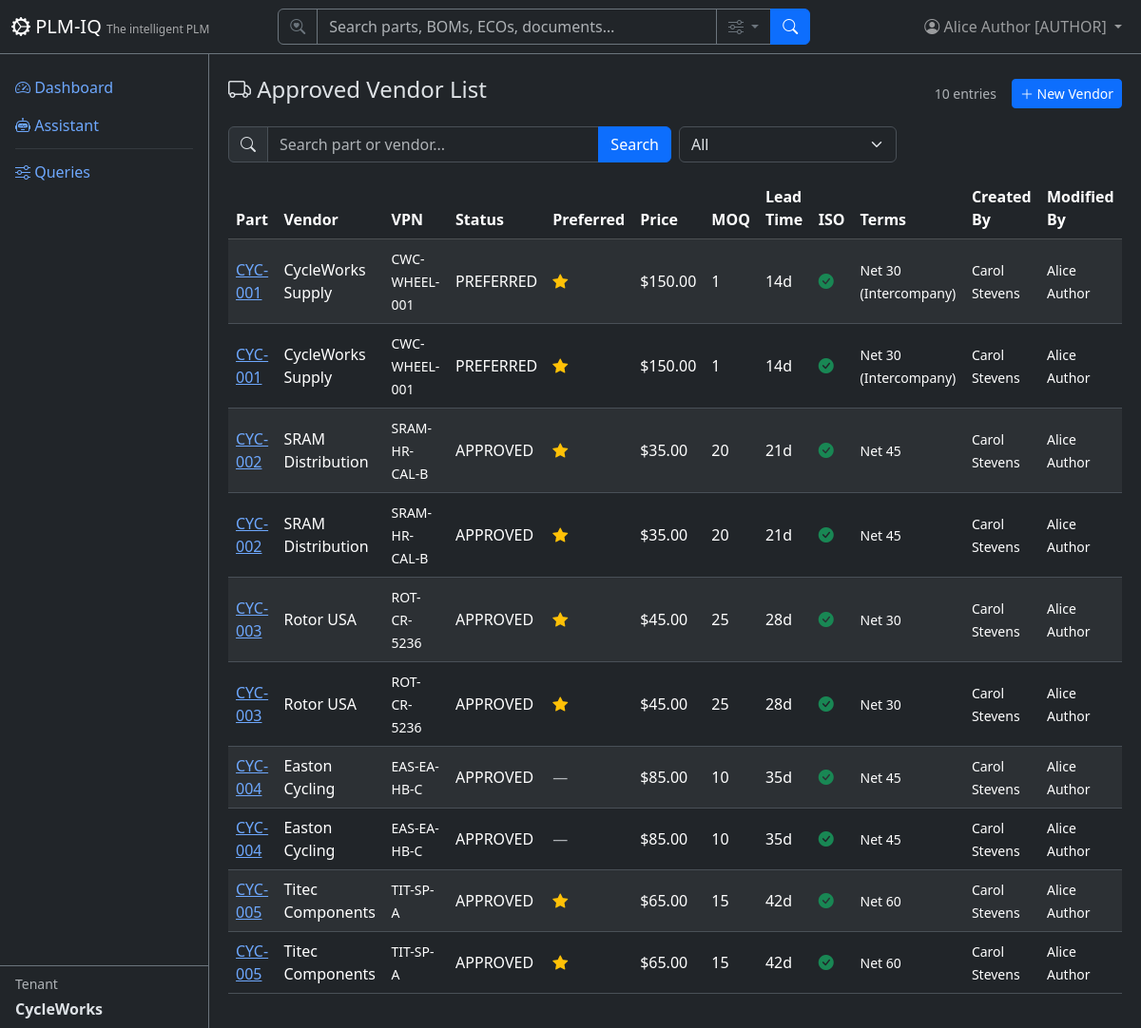
The page /avl (signed in) on the database as committed earlier.
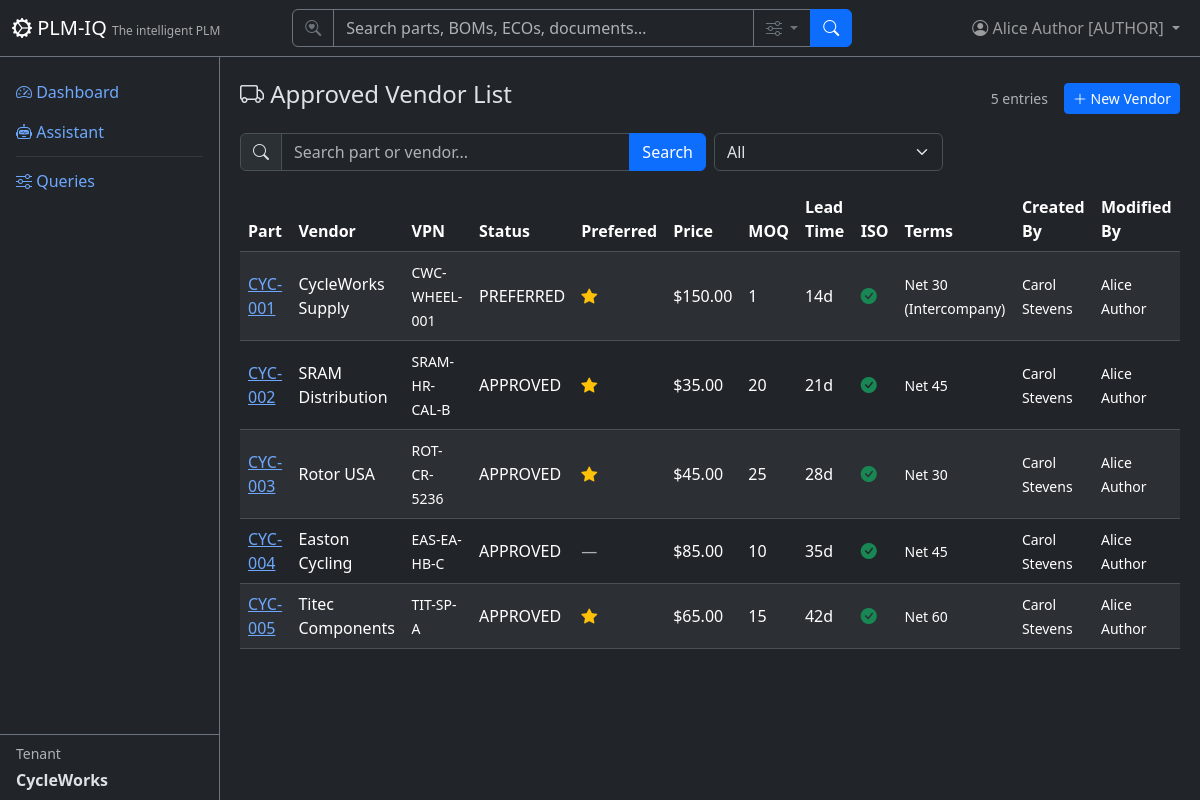
The same page on the database as committed later.
### app/models/avl.py (models this page shows)
class ApprovedVendor(Base):
    __tablename__ = "approved_vendor_list"
    id = Column("id", Integer, primary_key=True, autoincrement=True)
    part_number = Column("part_number", String, ForeignKey("parts.part_number"), nullable=False)
    part_revision = Column("part_revision", String)
    part_name = Column("part_name", String)
    vendor_name = Column("vendor_name", String, nullable=False)
    vendor_site = Column("vendor_site", String)
    vendor_contact = Column("vendor_contact", String)
    vendor_part_number = Column("vendor_part_number", String)
    vendor_status = Column("vendor_status", String, default="APPROVED")
    preferred_flag = Column("preferred_flag", String, nullable=False, default="No")
    lead_time_days = Column("lead_time_days", Integer)
    unit_price = Column("unit_price", Numeric(12, 4))
    currency = Column("currency", String, default="USD")
    min_order_qty = Column("min_order_qty", Integer, default=1)
    moq_uom = Column("moq_uom", String)
    payment_terms = Column("payment_terms", String)
    shipping_method = Column("shipping_method", String)
    contract_number = Column("contract_number", String)
    iso_certified = Column("iso_certified", String)
    compliance_status = Column("compliance_status", String)
    approval_date = Column("approval_date", String)
    notes = Column("notes", String)
    created_by = Column("created_by", Integer, ForeignKey("users.user_id"))
    modified_by = Column("modified_by", Integer, ForeignKey("users.user_id"))
    created_date = Column("created_date", String)
    modified_date = Column("modified_date", String)
    tenant_id = Column("tenant_id", Integer, ForeignKey("tenants.tenant_id"), nullable=False, default=1)
    tenant_key = Column("tenant_key", String, nullable=False)
    part = relationship("Part", back_populates="avl_items")

### app/models/tenant_user.py (models this page shows)
class User(Base):
    __tablename__ = "users"
    user_id = Column("user_id", Integer, primary_key=True, autoincrement=True)
    username = Column("username", String, unique=True, nullable=False)
    full_name = Column("full_name", String, nullable=False)
    email = Column("email", String)
    password_hash = Column("password_hash", String, nullable=False, default="")
    tenant_id = Column("tenant_id", Integer, ForeignKey("tenants.tenant_id"), nullable=False, default=1)
    tenant_key = Column("tenant_key", String, nullable=False)
    is_active = Column("is_active", Boolean, default=True)
    created_date = Column("created_date", String)
    role = Column("role", String, nullable=False, default="reader")
    tenant = relationship("Tenant", back_populates="users")
    favorites = relationship("Favorite", back_populates="user")

### app/routers/avl.py (the view)
@router.get("", response_class=HTMLResponse)
def list_avl(
    request: Request,
    q: Optional[str] = Query(None, description="Search"),
    preferred: Optional[str] = Query(None, description="Preferred only"),
    page: int = Query(1, ge=1),
    db: TenantScopedSession = Depends(get_tenant_db),
):
    user = require_user(request, db)
    ctx = auth_context(request, db)
    query = db.query(ApprovedVendor)
    if q:
        query = query.filter(
            or_(
                ApprovedVendor.part_number.ilike(f"%{q}%"),
                ApprovedVendor.vendor_name.ilike(f"%{q}%"),
            )
        )
    if preferred == "Yes":
        query = query.filter(ApprovedVendor.preferred_flag == "Yes")
    total = query.count()
    offset = (page - 1) * DEFAULT_PAGE_SIZE
    items = query.order_by(ApprovedVendor.part_number).offset(offset).limit(DEFAULT_PAGE_SIZE).all()
    return HTMLResponse(content=render(
        "avl/list.html",
        **ctx,
        items=items,
        page=page,
        total=total,
        pages=(total + DEFAULT_PAGE_SIZE - 1) // DEFAULT_PAGE_SIZE,
        q=q or "",
        preferred_filter=preferred or "",
    ))

### app/templates/avl/list.html (shortened to what this page needs)
{% extends "base.html" %}
{% block content %}
<div class="d-flex justify-content-between align-items-center mb-3">
    <h4><i class="bi bi-truck"></i> Approved Vendor List</h4>
    <div class="d-flex align-items-center gap-3">
        <span class="text-muted small">{{ total }} entries</span>
        {% if current_user and current_user.role == 'author' %}
        <a href="/avl/new" class="btn btn-sm btn-primary"><i class="bi bi-plus-lg"></i> New Vendor</a>
        {% endif %}
    </div>
</div>
<form method="GET" class="row g-2 mb-3">
    <div class="col-md-6">
        <div class="input-group">
            <span class="input-group-text"><i class="bi bi-search"></i></span>
            <input type="text" name="q" class="form-control" placeholder="Search part or vendor..." value="{{ q }}">
            <button class="btn btn-primary" type="submit">Search</button>
        </div>
    </div>
    <div class="col-md-3">
        <select name="preferred" class="form-select" onchange="this.form.submit()">
            <option value="">All</option>
        </select>
    </div>
</form>
<div class="table-responsive">
    <table class="table table-striped table-hover align-middle">
        <thead class="table-dark">
            <tr><th>Part</th><th>Vendor</th><th>VPN</th><th>Status</th><th>Preferred</th><th>Price</th><th>MOQ</th><th>Lead Time</th><th>ISO</th><th>Terms</th><th>Created By</th><th>Modified By</th></tr>
        </thead>
        <tbody>
            {% for item in items %}
            <tr>
                <td><a href="/parts/{{ item.part_number }}">{{ item.part_number }}</a></td>
                <td>{{ item.vendor_name }}</td>
                <td><small>{{ item.vendor_part_number or '-' }}</small></td>
                <td>{{ item.vendor_status or '-' }}</td>
                <td>{% if item.preferred_flag == 'Yes' %}<i class="bi bi-star-fill text-warning"></i>{% else %}<span class="text-muted">&mdash;</span>{% endif %}</td>
                <td>{{ item.unit_price|currency if item.unit_price else '-' }}</td>
                <td>{{ item.min_order_qty or '-' }}</td>
                <td>{{ item.lead_time_days or '-' }}d</td>
                <td>{% if item.iso_certified == 'Yes' %}<i class="bi bi-check-circle-fill text-success"></i>{% else %}<span class="text-muted">&mdash;</span>{% endif %}</td>
                <td><small>{{ (item.payment_terms or '')|truncate(20) or '-' }}</small></td>
                <td><small>{{ user_map.get(item.created_by, '—') if user_map else (item.created_by or '—') }}</small></td>
                <td><small>{{ user_map.get(item.modified_by, '—') if user_map else (item.modified_by or '—') }}</small></td>
            </tr>
            {% else %}
            <tr><td colspan="12" class="text-center text-muted py-4">No AVL entries.</td></tr>
            {% endfor %}
        </tbody>
    </table>
</div>
{% endblock %}

Rows that differ between the two databases and show on the page:
removed ApprovedVendor: part_number "CYC-001", vendor_name "CycleWorks Supply", vendor_part_number "CWC-WHEEL-001", vendor_status "PREFERRED", preferred_flag "Yes" (drawn), unit_price "$150.00", min_order_qty "1", lead_time_days "14", iso_certified "Yes" (drawn), payment_terms "Net 30 (Intercompany)", get "Carol Stevens", get "Alice Author"
removed ApprovedVendor: part_number "CYC-002", vendor_name "SRAM Distribution", vendor_part_number "SRAM-HR-CAL-B", vendor_status "APPROVED", preferred_flag "Yes" (drawn), unit_price "$35.00", min_order_qty "20", lead_time_days "21", iso_certified "Yes" (drawn), payment_terms "Net 45", get "Carol Stevens", get "Alice Author"
removed ApprovedVendor: part_number "CYC-003", vendor_name "Rotor USA", vendor_part_number "ROT-CR-5236", vendor_status "APPROVED", preferred_flag "Yes" (drawn), unit_price "$45.00", min_order_qty "25", lead_time_days "28", iso_certified "Yes" (drawn), payment_terms "Net 30", get "Carol Stevens", get "Alice Author"
removed ApprovedVendor: part_number "CYC-004", vendor_name "Easton Cycling", vendor_part_number "EAS-EA-HB-C", vendor_status "APPROVED", unit_price "$85.00", min_order_qty "10", lead_time_days "35", iso_certified "Yes" (drawn), payment_terms "Net 45", get "Carol Stevens", get "Alice Author"
removed ApprovedVendor: part_number "CYC-005", vendor_name "Titec Components", vendor_part_number "TIT-SP-A", vendor_status "APPROVED", preferred_flag "Yes" (drawn), unit_price "$65.00", min_order_qty "15", lead_time_days "42", iso_certified "Yes" (drawn), payment_terms "Net 60", get "Carol Stevens", get "Alice Author"
Other text that changed with them:
{{ total }}: "10" → "5"
